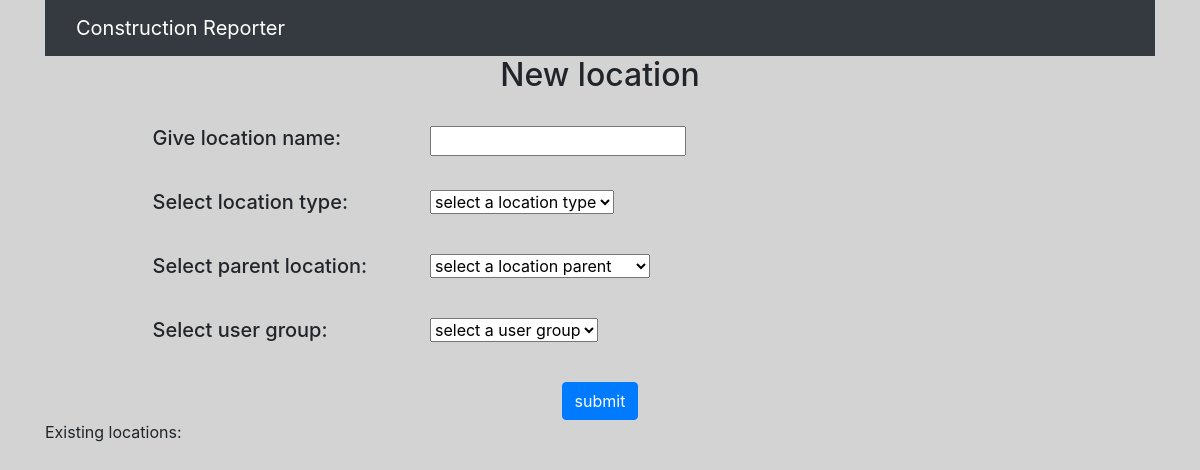
Before: /location_creation (signed in) with the older database file.
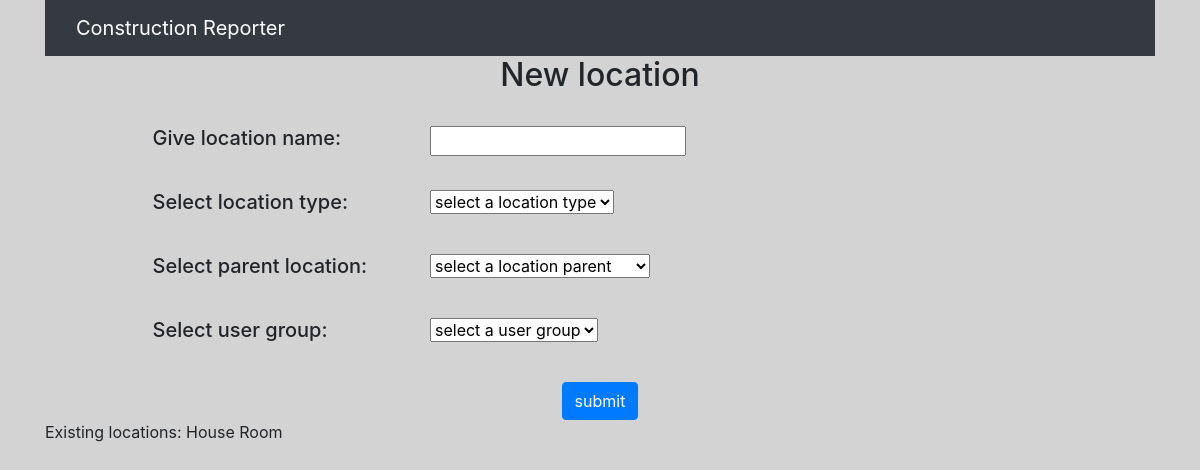
After: the same page with the newer database file.
### ConstructionReporter/models.py (models this page shows)
class Location(models.Model):
    location_name = models.CharField(max_length=200)
    location_type = models.ForeignKey(LocationType, on_delete=models.PROTECT)
    location_parent = models.ForeignKey('self', on_delete=models.CASCADE, blank=True, null=True)
    location_user_group = models.ManyToManyField(Group)
    location_admin = models.ManyToManyField(User)
    def __str__(self):
        return self.location_name

### ConstructionReporter/views.py (the view)
# urls.py: path('location_creation', views.create_a_location, name='create_a_location'),
def create_a_location(request):
    if not request.user.is_authenticated:
        return render(request, 'index.html')
    else:
        locations = load_locations()
        location_types = load_location_types()
        groups = load_groups()
        current_user = request.user
        context = {
            'locations': locations,
            'location_types': location_types,
            'groups': groups,
            'current_user': current_user
        }
        return render(request, 'ConstructionReporter/create_a_location.html', context)

### ConstructionReporter/models.py (called while the page is built)
    def __str__(self):
        return self.location_type_name

### ConstructionReporter/views.py (called while the page is built)
def load_location_types():
    location_types = LocationType.objects.all()
    return location_types

def load_locations():
    locations = Location.objects.all()
    return locations

def load_groups():
    groups = Group.objects.all()
    return groups

### ConstructionReporter/templates/ConstructionReporter/create_a_location.html (shortened to what this page needs)
{% extends 'ConstructionReporter/base.html' %}
{% block head %}
{% load i18n %}
{% endblock %}
{% block content %}
{% include 'ConstructionReporter/navbar_location_creation.html' %}
<div class="container">
    <div class="row justify-content-center">
        <div class="col-12 text-center">
            <h2>{% trans "New location" %}</h2>
        </div>
    </div>
</div>
<br>
<form action="/location_creation/new" method="post">
    <div class="container">
        <div class="row">
            <div class="col-12 col-md-5 col-lg-4 col-xl-3 offset-md-1 text-center text-md-left">
                <h5><label for="location_name">{% trans "Give location name" %}:</label></h5>
            </div>
            <div class="col-12 col-md-6 col-lg-7 col-xl-8 text-center text-md-left">
                <input id="location_name" type="text" name="location_name">
            </div>
        </div>
    </div>
    <br>
        <div class="container">
        <div class="row">
            <div class="col-12 col-md-5 col-lg-4 col-xl-3 offset-md-1 text-center text-md-left">
                <h5><label for="location_type">{% trans "Select location type" %}:</label></h5>
            </div>
            <div class="col-12 col-md-6 col-lg-7 col-xl-8 text-center text-md-left">
                <select id="location_type" type="text" name="location_type">
                    <option value="" disabled selected>select a location type</option>
                </select>
            </div>
        </div>
    </div>
    <br>
        <div class="container">
        <div class="row">
            <div class="col-12 col-md-5 col-lg-4 col-xl-3 offset-md-1 text-center text-md-left">
                <h5><label for="location_type">{% trans "Select parent location" %}:</label></h5>
            </div>
            <div class="col-12 col-md-6 col-lg-7 col-xl-8 text-center text-md-left">
                <select id="location_parent" type="text" name="location_parent">
                    <option value="" disabled selected>select a location parent</option>
                </select>
            </div>
        </div>
    </div>
    <br>
        <div class="container">
        <div class="row">
            <div class="col-12 col-md-5 col-lg-4 col-xl-3 offset-md-1 text-center text-md-left">
                <h5><label for="location_user_group">{% trans "Select user group" %}:</label></h5>
            </div>
            <div class="col-12 col-md-6 col-lg-7 col-xl-8 text-center text-md-left">
                <select id="location_user_group" type="text" name="location_user_group">
                    <option value="" disabled selected>select a user group</option>
                </select>
            </div>
        </div>
    </div>
    <br>
    <div class="container">
        <div class="row">
            <div class="col-12 text-center">
                <input type="submit" class="btn btn-primary" value={% trans "submit" %}></h3>
            </div>
        </div>
    </div>
</form>
<div>
    Existing locations:
    {% for loc in locations %}
    {{ loc.location_name }}
    {% endfor %}
</div>
{% endblock %}

Changed rows visible on the page:
added Location: location_name "House"
added Location: location_name "Room"
